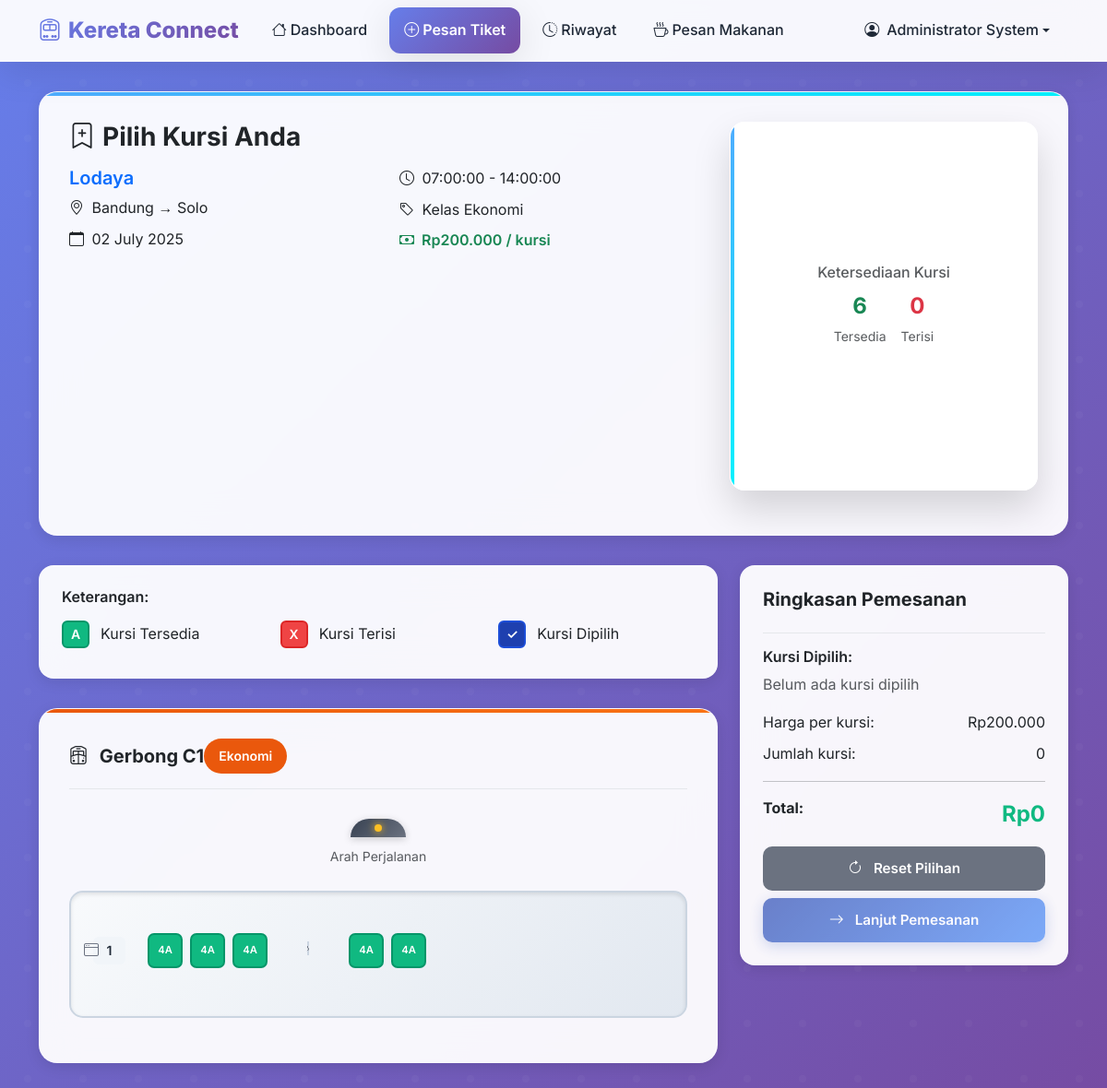
/penumpang/pilih_kursi.php?jadwal_id=3 (signed in), run on the app's committed database.
### tables this page shows
CREATE TABLE `jadwal_kereta` (
  `id` int(11) NOT NULL,
  `id_kereta` int(11) DEFAULT NULL,
  `stasiun_awal` varchar(100) DEFAULT NULL,
  `stasiun_tujuan` varchar(100) DEFAULT NULL,
  `tanggal` date DEFAULT NULL,
  `waktu_berangkat` time DEFAULT NULL,
  `waktu_tiba` time DEFAULT NULL,
  `tarif` double DEFAULT NULL,
  `status` varchar(20) DEFAULT NULL
);

CREATE TABLE `kereta` (
  `id` int(11) NOT NULL,
  `nama_kereta` varchar(100) DEFAULT NULL,
  `jenis_kereta` varchar(50) DEFAULT NULL,
  `kapasitas` int(11) DEFAULT NULL,
  `kelas` varchar(50) DEFAULT NULL,
  `status` varchar(20) DEFAULT NULL
);

CREATE TABLE `kursi` (
  `id` int(11) NOT NULL,
  `id_gerbong` int(11) DEFAULT NULL,
  `nomor_kursi` varchar(10) DEFAULT NULL,
  `status` varchar(20) DEFAULT NULL,
  `kelas` varchar(50) DEFAULT NULL
);

### penumpang/pilih_kursi.php (the view, shortened to what this page needs)
<?php
include '../includes/db.php';
$jadwal_id = intval($_GET['jadwal_id']);
$jadwal_query = "SELECT jk.*, k.nama_kereta, k.jenis_kereta, k.kelas as kelas_kereta, k.kapasitas
                 FROM jadwal_kereta jk
                 JOIN kereta k ON jk.id_kereta = k.id
                 WHERE jk.id = $jadwal_id";
$jadwal_result = $conn->query($jadwal_query);
$jadwal = $jadwal_result->fetch_assoc();
$id_kereta = $jadwal['id_kereta'];
$kursi_query = "SELECT k.*, g.nomor_gerbong, g.kelas as kelas_gerbong, g.tipe,
                       CASE WHEN t.id IS NOT NULL THEN 'occupied' ELSE 'available' END as status
                FROM kursi k
                JOIN gerbong g ON k.id_gerbong = g.id
                LEFT JOIN tiket t ON k.id = t.id_kursi AND t.id_jadwal = $jadwal_id AND t.status_tiket IN ('Lunas', 'Pending')
                WHERE g.id_kereta = $id_kereta
                ORDER BY g.nomor_gerbong, k.nomor_kursi";
$kursi_result = $conn->query($kursi_query);
$gerbong_kursi = [];
if ($kursi_result && $kursi_result->num_rows > 0) {
    while ($row = $kursi_result->fetch_assoc()) {
        $gerbong = $row['nomor_gerbong'];
        if (!isset($gerbong_kursi[$gerbong])) {
            $gerbong_kursi[$gerbong] = [
                'info' => [
                    'kelas' => $row['kelas_gerbong'],
                    'tipe' => $row['tipe']
                ],
                'kursi' => []
            ];
        }
        $gerbong_kursi[$gerbong]['kursi'][] = $row;
    }
}
function organizeSeatLayout($kursi_list, $kelas_kereta)
{
    $organized = [];
    $seat_config = getSeatConfiguration($kelas_kereta);
    usort($kursi_list, function ($a, $b) {
        return (int) $a['nomor_kursi'] - (int) $b['nomor_kursi'];
    });
    $seats_per_row = $seat_config['seats_per_row'];
    foreach ($kursi_list as $kursi) {
        $seat_number = (int) $kursi['nomor_kursi'];
        $row = ceil($seat_number / $seats_per_row);
        if (!isset($organized[$row])) {
            $organized[$row] = [];
        }
        $organized[$row][] = $kursi;
    }
    return $organized;
}
function getSeatConfiguration($kelas)
{
    switch (strtolower($kelas)) {
        case 'ekonomi':
        default:
            return [
                'seats_per_row' => 5,
                'layout' => '3-2',
                'seat_width' => 38
            ];
    }
}
function renderSeatRow($row_number, $seats, $config, $jadwal_id)
{
    $layout = explode('-', $config['layout']);
    $left_seats = (int) $layout[0];
    $right_seats = (int) $layout[1];
    echo '<div class="seat-row">';
    echo '<div class="row-number">' . $row_number . '</div>';
    if ($row_number % 2 == 1) {
        echo '<div class="window-indicator"><i class="bi bi-window"></i></div>';
    }
    echo '<div class="seat-group left-side">';
    for ($i = 0; $i < $left_seats && $i < count($seats); $i++) {
        renderSeat($seats[$i], $jadwal_id);
    }
    echo '</div>';
    echo '<div class="aisle">⌇</div>';
    echo '<div class="seat-group right-side">';
    for ($i = $left_seats; $i < $left_seats + $right_seats && $i < count($seats); $i++) {
        renderSeat($seats[$i], $jadwal_id);
    }
    echo '</div>';
    echo '</div>';
}
function renderSeat($kursi, $jadwal_id)
{
    $status = $kursi['status'];
    $seat_class = "seat $status";
    $id = (int)$kursi['id'];
    $nomor_kursi = addslashes($kursi['nomor_kursi']);
    $onclick = ($status == 'available') ? "toggleSeat(this, $id, '$nomor_kursi')" : '';
    $tabindex = ($status == 'available') ? 'tabindex="0"' : '';
    $role = ($status == 'available') ? 'role="button" aria-pressed="false"' : '';
    $style = ($status == 'available') ? 'style="cursor:pointer;"' : '';
    echo "<div class='$seat_class' onclick=\"$onclick\" $tabindex $role $style data-seat-id='$id' data-seat-number='$nomor_kursi'>";
    echo htmlspecialchars($kursi['nomor_kursi']);
    echo "</div>";
}
$kursi_tersedia = 0;
$kursi_terisi = 0;
foreach ($gerbong_kursi as $gerbong => $data) {
    foreach ($data['kursi'] as $kursi) {
        if ($kursi['status'] == 'available') {
            $kursi_tersedia++;
        } else {
            $kursi_terisi++;
        }
    }
}
$user = $_SESSION['user'];
$nama_display = '';
if (!empty($user['nama']) && $user['nama'] !== $user['email']) {
    $nama_display = $user['nama'];
} else if (!empty($user['username'])) {
    $nama_display = $user['username'];
} else {
    $nama_display = explode('@', $user['email'])[0];
}
?>
<!DOCTYPE html>
<html lang="id">
<head>
    <link href="https://cdn.jsdelivr.net/npm/bootstrap@5.3.0/dist/css/bootstrap.min.css" rel="stylesheet">
    <link href="https://cdn.jsdelivr.net/npm/bootstrap-icons@1.10.0/font/bootstrap-icons.css" rel="stylesheet">
    <link href="../assets/css/style.css" rel="stylesheet">
    <link href="../assets/css/dashboard.css" rel="stylesheet">
    <link href="../assets/css/pilihkursi.css" rel="stylesheet">
</head>
<body>
    <nav class="navbar navbar-expand-lg navbar-custom sticky-top">
        <div class="container">
            <a class="navbar-brand" href="dashboard.php">
                <i class="bi bi-train-front me-2"></i>Kereta Connect
            </a>
            <div class="collapse navbar-collapse" id="navbarNav">
                <ul class="navbar-nav me-auto">
                    <li class="nav-item">
                        <a class="nav-link" href="dashboard.php">
                            <i class="bi bi-house me-1"></i>Dashboard
                        </a>
                    </li>
                    <li class="nav-item">
                        <a class="nav-link active" href="pesan_tiket.php">
                            <i class="bi bi-plus-circle me-1"></i>Pesan Tiket
                        </a>
                    </li>
                    <li class="nav-item">
                        <a class="nav-link" href="riwayat.php">
                            <i class="bi bi-clock-history me-1"></i>Riwayat
                        </a>
                    </li>
                    <li class="nav-item">
                        <a class="nav-link" href="pesan_makanan.php">
                            <i class="bi bi-cup-hot me-1"></i>Pesan Makanan
                        </a>
                    </li>
                </ul>
                <ul class="navbar-nav">
                    <li class="nav-item dropdown">
                        <a class="nav-link dropdown-toggle d-flex align-items-center" href="#" role="button"
                            data-bs-toggle="dropdown">
                            <i class="bi bi-person-circle me-2"></i>
                            <?= htmlspecialchars($nama_display); ?>
                        </a>
                    </li>
                </ul>
            </div>
        </div>
    </nav>
    <div class="seat-container">
        <div class="container">
            <div class="journey-info-card">
                <div class="row">
                    <div class="col-md-8">
                        <h3 class="fw-bold mb-3">
                            <i class="bi bi-bookmark-plus me-2"></i>Pilih Kursi Anda
                        </h3>
                        <div class="row">
                            <div class="col-md-6">
                                <h5 class="fw-semibold text-primary"><?= htmlspecialchars($jadwal['nama_kereta']) ?>
                                </h5>
                                <p class="mb-2">
                                    <i class="bi bi-geo-alt me-1"></i>
                                    <?= htmlspecialchars($jadwal['stasiun_awal']) ?> →
                                    <?= htmlspecialchars($jadwal['stasiun_tujuan']) ?>
                                </p>
                                <p class="mb-2">
                                    <i class="bi bi-calendar me-1"></i>
                                    <?= date('d F Y', strtotime($jadwal['tanggal'])) ?>
                                </p>
                            </div>
                            <div class="col-md-6">
                                <p class="mb-2">
                                    <i class="bi bi-clock me-1"></i>
                                    <?= $jadwal['waktu_berangkat'] ?> - <?= $jadwal['waktu_tiba'] ?>
                                </p>
                                <p class="mb-2">
                                    <i class="bi bi-tag me-1"></i>
                                    Kelas <?= ucfirst($jadwal['kelas_kereta']) ?>
                                </p>
                                <p class="mb-0 text-success fw-semibold">
                                    <i class="bi bi-cash me-1"></i>
                                    Rp<?= number_format($jadwal['tarif'], 0, ',', '.') ?> / kursi
                                </p>
                            </div>
                        </div>
                    </div>
                    <div class="col-md-4 text-end">
                        <div class="text-center">
                            <h6 class="text-muted">Ketersediaan Kursi</h6>
                            <div class="d-flex justify-content-center gap-3">
                                <div>
                                    <div class="fw-bold text-success fs-4"><?= $kursi_tersedia ?></div>
                                    <small class="text-muted">Tersedia</small>
                                </div>
                                <div>
                                    <div class="fw-bold text-danger fs-4"><?= $kursi_terisi ?></div>
                                    <small class="text-muted">Terisi</small>
                                </div>
                            </div>
                        </div>
                    </div>
                </div>
            </div>
            <div class="row">
                <div class="col-lg-8">
                    <div class="legend-card">
                        <h6 class="fw-semibold mb-3">Keterangan:</h6>
                        <div class="row">
                            <div class="col-md-4">
                                <div class="legend-item">
                                    <div class="legend-seat seat-available">A</div>
                                    <span>Kursi Tersedia</span>
                                </div>
                            </div>
                            <div class="col-md-4">
                                <div class="legend-item">
                                    <div class="legend-seat seat-occupied">X</div>
                                    <span>Kursi Terisi</span>
                                </div>
                            </div>
                            <div class="col-md-4">
                                <div class="legend-item">
                                    <div class="legend-seat seat-selected">✓</div>
                                    <span>Kursi Dipilih</span>
                                </div>
                            </div>
                        </div>
                    </div>
                    <?php foreach ($gerbong_kursi as $gerbong_num => $gerbong_data): ?>
                        <div class="coach-container <?= strtolower($gerbong_data['info']['kelas']) ?>">
                            <div class="coach-header">
                                <div class="d-flex justify-content-between align-items-center">
                                    <h5 class="fw-bold mb-0">
                                        <i class="bi bi-train-freight-front me-2"></i>
                                        Gerbong <?= $gerbong_num ?>
                                    </h5>
                                    <span class="coach-badge <?= strtolower($gerbong_data['info']['kelas']) ?>">
                                        <?= ucfirst($gerbong_data['info']['kelas']) ?>
                                    </span>
                                </div>
                            </div>
                            <div class="train-front-indicator">
                                <div class="train-nose"></div>
                                <small class="text-muted">Arah Perjalanan</small>
                            </div>
                            <div class="coach-shape">
                                <div class="seat-layout layout-<?= strtolower($gerbong_data['info']['kelas']) ?>">
                                    <?php
                                    $config = getSeatConfiguration($gerbong_data['info']['kelas']);
                                    $organized_seats = organizeSeatLayout($gerbong_data['kursi'], $gerbong_data['info']['kelas']);
                                    foreach ($organized_seats as $row_num => $row_seats) {
                                        renderSeatRow($row_num, $row_seats, $config, $jadwal_id);
                                    }
                                    ?>
                                </div>
                            </div>
                        </div>
                    <?php endforeach; ?>
                </div>
                <div class="col-lg-4">
                    <div class="summary-card">
                        <div class="summary-header">
                            <h5 class="fw-bold">Ringkasan Pemesanan</h5>
                        </div>
                        <div class="selected-seats">
                            <h6 class="fw-semibold">Kursi Dipilih:</h6>
                            <div id="selected-seats-list">
                                <p class="text-muted">Belum ada kursi dipilih</p>
                            </div>
                        </div>
                        <div class="price-breakdown">
                            <div class="d-flex justify-content-between mb-2">
                                <span>Harga per kursi:</span>
                                <span>Rp<?= number_format($jadwal['tarif'], 0, ',', '.') ?></span>
                            </div>
                            <div class="d-flex justify-content-between mb-2">
                                <span>Jumlah kursi:</span>
                                <span id="seat-count">0</span>
                            </div>
                            <hr>
                            <div class="d-flex justify-content-between">
                                <strong>Total:</strong>
                                <strong class="total-price" id="total-price">Rp0</strong>
                            </div>
                        </div>
                        <div class="mt-3">
                            <button type="button" class="btn btn-secondary-custom mb-2" onclick="clearSelection()">
                                <i class="bi bi-arrow-clockwise me-1"></i>Reset Pilihan
                            </button>
                            <button type="button" class="btn btn-primary-custom" id="proceed-btn"
                                onclick="proceedToBooking()" disabled>
                                <i class="bi bi-arrow-right me-1"></i>Lanjut Pemesanan
                            </button>
                        </div>
                    </div>
                </div>
            </div>
        </div>
    </div>
</body>
</html>

### assets/css/style.css (style rules this page uses)
:root { --primary-blue: #1e40af; --secondary-blue: #3b82f6; --light-blue: #dbeafe; --dark-blue: #1e3a8a; --accent-blue: #60a5fa; --gradient-primary: linear-gradient(135deg, #667eea 0%, #764ba2 100%); --gradient-secondary: linear-gradient(135deg, #4facfe 0%, #00f2fe 100%); --text-dark: #1f2937; --text-light: #6b7280; --white: #ffffff; --gray-100: #f3f4f6; --gray-200: #e5e7eb; --success: #10b981; --danger: #ef4444; --warning: #f59e0b; --shadow-soft: 0 10px 40px rgba(0, 0, 0, 0.1); --shadow-medium: 0 20px 60px rgba(0, 0, 0, 0.15); }
* { margin: 0; padding: 0; box-sizing: border-box; }
body { font-family: 'Inter', 'Segoe UI', Tahoma, Geneva, Verdana, sans-serif; line-height: 1.6; }

### data on the page
jadwal_kereta: id_kereta.nama_kereta "Lodaya", stasiun_awal "Bandung", stasiun_tujuan "Solo", tanggal "02 July 2025", waktu_berangkat "07:00:00", waktu_tiba "14:00:00", id_kereta.kelas "Ekonomi", tarif "200.000"
kursi: nomor_kursi "4A"
kursi: nomor_kursi "4A"
kursi: nomor_kursi "4A"
kursi: nomor_kursi "4A"
kursi: nomor_kursi "4A"

### other printed values
$nama_display "Administrator System"
$kursi_tersedia "6"
$kursi_terisi "0"
$gerbong_num "C1"
$gerbong_data['info']['kelas'] "Ekonomi"
